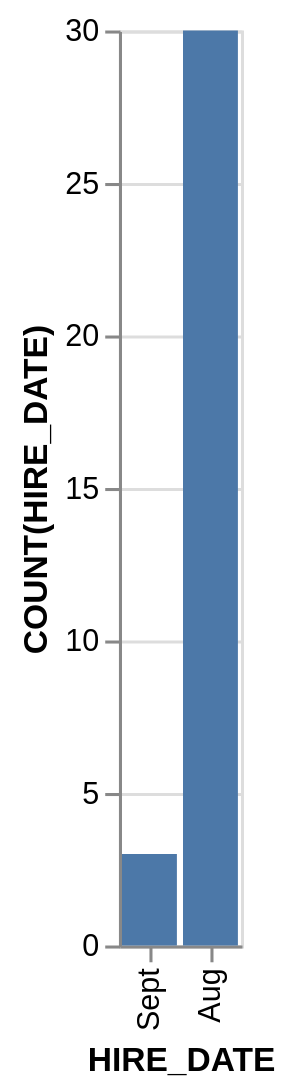

Vega-Lite specification for this chart:
### Vega-Lite specification from a JSON file in a GitHub repository (floating-point values rounded to 4 significant figures)
{"data": {"values": [{"x_data": "Aug", "y_data": 30}, {"x_data": "Sept", "y_data": 3}]}, "mark": "bar", "encoding": {"x": {"field": "x_data", "type": "nominal", "title": "HIRE_DATE", "sort": "descending"}, "y": {"field": "y_data", "type": "quantitative", "title": "COUNT(HIRE_DATE)"}}}
